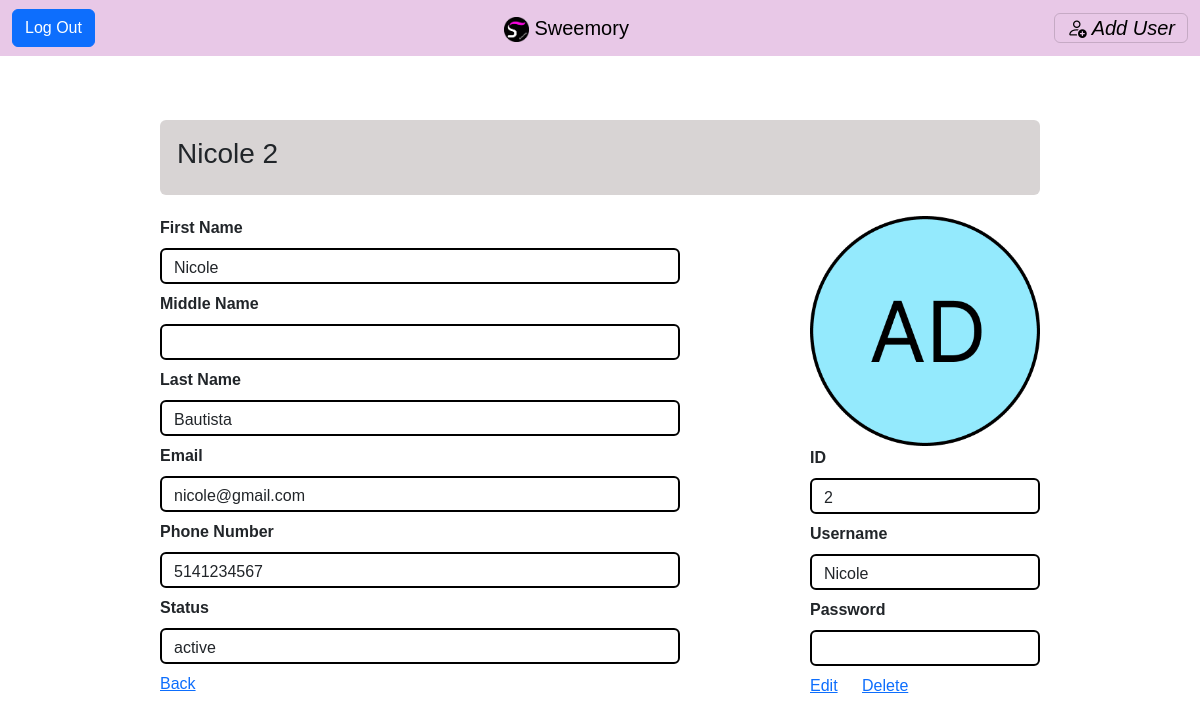
Screenshot of /ITspecialist/userDetails/2 (signed in) with the database file from the repository.
### tables this page shows
CREATE TABLE `profile` (
  `user_id` int(11) NOT NULL,
  `first_name` varchar(50) NOT NULL,
  `middle_name` varchar(50) NOT NULL,
  `last_name` varchar(50) NOT NULL,
  `email` varchar(80) NOT NULL,
  `phone_number` varchar(10) NOT NULL,
  `status` varchar(8) NOT NULL
);

CREATE TABLE `user` (
  `user_id` int(11) NOT NULL,
  `user_type` varchar(12) NOT NULL,
  `username` varchar(50) NOT NULL,
  `password_hash` varchar(72) NOT NULL
);

### app/core/Controller.php (called while the page is built, shortened)
<?php
class Controller
{
    function view($name, $data = [])
    {
        include('app/views/' . $name . '.php');
    }
}

### app/core/App.php (called while the page is built, shortened)
<?php
class App
{
    public function __construct()
    {
        $request = $this->parseUrl($_GET['url'] ?? '');
        $method = 'index';
        if (file_exists('app/controllers/' . $request[0] . '.php'))
        {
            unset($request[0]);
        }
        $controller = new $controller;
        if (isset($request[1]) && method_exists($controller, $request[1]))
        {
            $method = $request[1];
            unset($request[1]);
        }
        $params = array_values($request);
        call_user_func_array([$controller, $method], $params);
    }
    function parseUrl($url)
    {
        return explode('/', trim($url, '/'));
    }
}

### index.php (called while the page is built, shortened)
<?php
new app\core\App;

### app/models/User.php (called while the page is built, shortened)
<?php
class User extends \app\core\Model
{
	public function getUserInfo($user_id)
	{
		$SQL = "SELECT p.status, u.user_id, u.user_type,  u.username, p.first_name, p.middle_name, p.last_name, p.email, p.phone_number
			FROM user u
			LEFT JOIN profile p ON u.user_id = p.user_id
			WHERE u.user_id=:user_id";
		$STH = self::$connection->prepare($SQL);
		$data = [
			'user_id'=>$user_id
		];
		$STH->execute($data);
		$STH->setFetchMode(\PDO::FETCH_CLASS, 'app\\models\\User');
		return $STH->fetch();
	}
}

### app/views/ITspecialist/userDetails.php (the view, shortened to what this page needs)
<div class="userDetails">
    <div class="alert" style="background-color: rgb(216,212,212);">
  		<h3><?= $data->username ?> <?= $data->user_id ?></h3>
    </div>
    <dl class="dl-viewUserDetails" style="">
      	<div class="" style="flex: 70%; " >
	            	<dt class="dt-label"> <?= _('First Name')?> </dt>
	            	<dd class="dd-left"><?= $data->first_name ?></dd>
	            	<dt class="dt-label"><?=_('Middle Name')?></dt>
	            	<dd class="dd-left"><?= $data->middle_name ?></dd>
	            	<dt class="dt-label"><?=_('Last Name')?></dt>
	            	<dd class="dd-left"><?= $data->last_name ?></dd>
	            	<dt class="dt-label"><?=_('Email')?></dt>
	            	<dd class="dd-left"><?= $data->email?></dd>
	            	<dt class="dt-label"><?=_('Phone Number')?></dt>
	            	<dd class="dd-left"><?= $data->phone_number ?></dd>
	            	<dt  class="dt-label"><?=_('Status')?></dt>
	            	<dd  class="dd-left"><?= $data->status ?></dd>
          	<div class="col-4">
	        	<a href="/ITspecialist/index" type="submit" class="btn-userDetails"><?=_('Back')?></a>
		  	</div>
		</div>
		<div class="" style="flex: 20%;" >
			<div style=" border-radius: 100%; height: 230px;" align="center">
				<?php
					if($data->user_type == 'admin'){
						echo "<img src='/images/adminImage.png' style='height: 230px;'>";
					}else{
						echo "<img src='/images/employeeImage.png' style='height: 230px;'>";
					}
				?>
			</div>
			<div style="" >
				<div style=" " >
	        		<dt class="dt-label " style=""><?=_('ID')?></dt>
	        		<dd class="dd-right" style=""><?= $data->user_id ?></dd>
	        	</div>
	        	<div >
	        		<dt class="dt-label"><?=_('Username')?></dt>
	        		<dd class="dd-right"><?= $data->username?></dd>
	        	</div>
	        	<div >
	        		<dt  class="dt-label"><?=_('Password')?></dt>
	        		<dd  class="dd-right"><?= $data->password_hash ?></dd>
	        	</div>
	        </div>
          	<div class="">
            	<a href="" class="btn-userDetails"><?=_('Edit')?></a>
	            <a href="#confirmation" class="btn-userDetails" style="margin-left: 20px;"><?=_('Delete')?></a>
          	</div>
		</div>
    </dl>
</div>

### css/main.css (style rules this page uses)
body { background-color: #FFFFFF; font-family: 'Ubuntu', sans-serif; position: relative; top: 50px; }

### css/IT.css (style rules this page uses)
.userDetails { padding-left: 10rem; padding-right: 10rem; padding-top: 4rem; margin-top: 0.35rem; }
.dl-viewUserDetails { display: flex; padding-top: 5px; }
.dt-label { margin-bottom: .5rem; }
.dd-left { display: block; width: 80%; height: 36px; padding: .375rem .75rem; font-size: 1rem; font-weight: 400; line-height: 1.5; background-color: #ffff; background-clip: padding-box; appearance: none; border: 2px solid black; border-radius: .375rem; }
.dd-right { height: 36px; padding: .375rem .75rem; font-size: 1rem; font-weight: 400; line-height: 1.5; background-color: #ffff; background-clip: padding-box; appearance: none; border: 2px solid black; border-radius: .375rem; }

### rows the page displays
profile: user_id.username "Nicole", user_id.user_id "2", first_name "Nicole", last_name "Bautista", email "nicole@gmail.com", phone_number "5141234567", status "active"

### other values shown
_(' Add User') "Add User"
_('First Name') "First Name"
_('Middle Name') "Middle Name"
_('Last Name') "Last Name"
_('Email') "Email"
_('Phone Number') "Phone Number"
_('Status') "Status"
_('Back') "Back"
_('ID') "ID"
_('Username') "Username"
_('Password') "Password"
_('Edit') "Edit"
_('Delete') "Delete"
